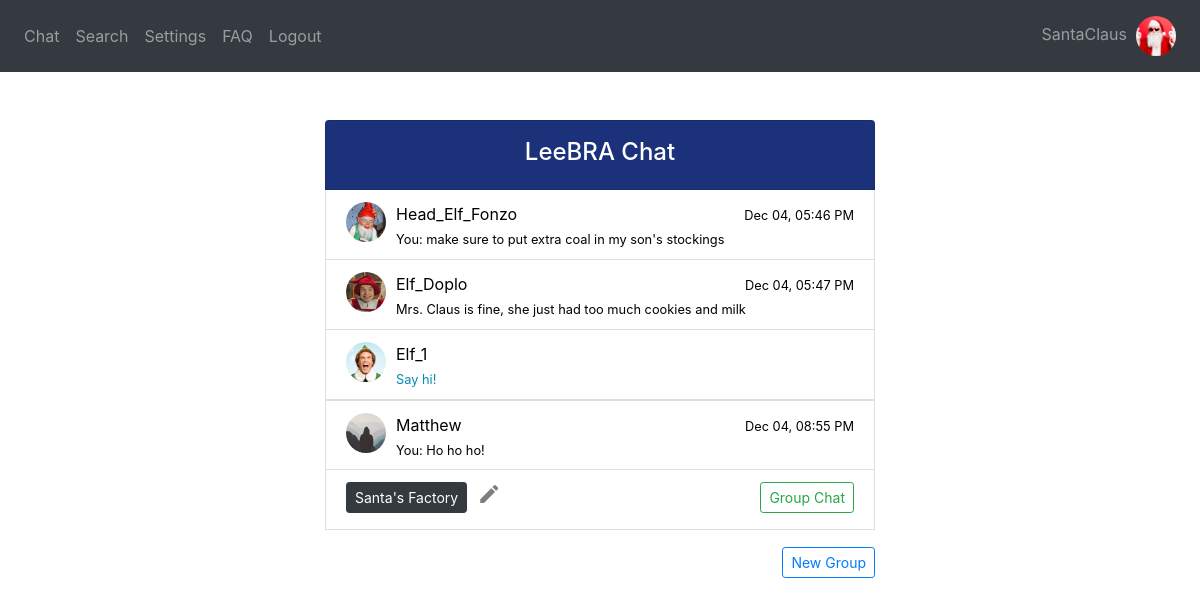
Screenshot of / (signed in) with the database file from the repository.
### website/models.py (models this page shows)
class User(db.Model, UserMixin):
    username = db.Column(db.String(150), unique=True)
    password = db.Column(db.String(150))
    answer = db.Column(db.String(150)) # security word
    question = db.Column(db.String(150)) # security question
    text_color = db.Column(db.String(20), default='Black') # message text color
    text_size = db.Column(db.String(20), default='Medium') # message text size
    background = db.Column(db.String(20), default='White') # background color
    status = db.Column(db.String(150))
    messages = db.relationship('Message')
    friends_list = db.relationship('Friend')
    block_list = db.relationship('Block')
    request_list = db.relationship('Request')
    id = db.Column(db.Integer, primary_key=True)
    groups = db.relationship('Group', secondary=user_groups, backref=db.backref('members', lazy='dynamic'))
    image_file = db.Column(db.String(20), nullable=False, default='default.jpg')

class Friend(db.Model):
    id = db.Column(db.Integer, primary_key=True)
    user_id = db.Column(db.Integer, db.ForeignKey('user.id')) #one-to-many relationship
    friend_id = db.Column(db.Integer)
    friend_name = db.Column(db.String(10000))

class Message(db.Model):
    id = db.Column(db.Integer, primary_key=True)
    data = db.Column(db.String(10000))
    date = db.Column(db.DateTime(timezone=True), default=func.now(tz=pytz.timezone('US/Eastern')))
    user_id = db.Column(db.Integer, db.ForeignKey('user.id')) #one-to-many relationship
    recipient_id = db.Column(db.Integer)
    group_id = db.Column(db.Integer)

class Group(db.Model):
    group_id = db.Column(db.Integer, primary_key=True)
    group_name = db.Column(db.String(20))

### website/views.py (the view, shortened to what this page needs)
@views.route('/', methods = ['GET', 'POST'])
@login_required
def chat():
    recipient = None
    return render_template("chat_menu.html", User = User, user = current_user, username = current_user.username,
        Message = Message, recipient = recipient, desc = desc, redirect = redirect, and_ = and_, or_ = or_, datetime = datetime)

### website/__init__.py (called while the page is built)
def create_app():
    app = Flask(__name__)
    app.config['SECRET_KEY'] = 'wadkjwlajda'
    app.config['SQLALCHEMY_DATABASE_URI'] = f'sqlite:///{DB_NAME}'
    db.init_app(app)
    from .views import views
    from .auth import auth
    from .group_views import group_views
    app.register_blueprint(views, url_prefix='/')
    app.register_blueprint(auth, url_prefix='/')
    app.register_blueprint(group_views, url_prefix='/')
    from .models import User, Message
    create_database(app)
    login_manager = LoginManager()
    login_manager.login_view = 'auth.login'
    login_manager.init_app(app)
    @login_manager.user_loader
    def load_user(id):
        return User.query.get(int(id))
    return app

### website/templates/chat_menu.html (shortened to what this page needs)
{% extends "base.html" %} {% block title %}Chat{% endblock %} {% block content
    %}
<br />
<div style =   "position: fixed;
                right: 0;
                left: 0;
                margin-right: auto;
                margin-left: auto;
                min-height: 10em;
                max-width: 550px;">
    <li style="height: 70px; background-color:rgb(27, 49, 121)" class="list-group-item"><h4 style="color:white; padding-top:5px" align="center">LeeBRA Chat</h4></li>
    {% if user.friends_list %}
        {% for friend in user.friends_list %}
            <li style="height: 70px" class="list-group-item">
                    <div style="float: left; width: 40px">
                        {% set friend_data = User.query.filter(User.id == friend.friend_id).first_or_404() %}
                    <a href="/profile/{{friend_data.username}}">
                        <img id='cornerpic' style="width:40px" class="rounded-circle account-img" src="{{ url_for('static', filename='profile_pics/' + friend_data.image_file) }}"></a>
                    </div>
                    <a style="float:top; padding-bottom: 10px; color: black" class="nav-item" href="/chat/{{friend_data.username}}"><div>
                    <div style="float:left; padding-left: 10px;">{{friend_data.username}}</div>
                    {% set most_recent = Message.query.order_by(desc(Message.id)).filter(or_(and_(Message.user_id == current_user.id, Message.recipient_id == friend.friend_id), and_(Message.recipient_id == current_user.id, Message.user_id == friend.friend_id))).first() %}
                    {% if most_recent %}
                    {% set time = datetime.timedelta(hours=5) %}
                    <div align="right">
                        {% if (most_recent.date - datetime.datetime.now()).days < 0 %}
                        <div style="float:right"><small>{{(most_recent.date - time).strftime('%b %d, %I:%M %p')}}</small></div>
                        {% elif (most_recent.date - datetime.datetime.now()).days == -1 %}
                            <div style="float:right"><small>{{(message.date - time).strftime('Yesterday, %I:%M %p')}}</small></div>
                        {% else %}
                            <div style="float:right"><small>{{(most_recent.date - time).strftime('%I:%M %p')}}</small></div>
                        {% endif %}
                    </div>
                    <div style="float:left; padding-left: 10px; width: 450px; overflow:hidden; white-space: nowrap; text-overflow: ellipsis;">
                        <small>
                        {% if most_recent.user_id == current_user.id %}
                            You: {{ Message.query.order_by(desc(Message.id)).filter(and_(Message.user_id == current_user.id, Message.recipient_id == friend.friend_id)).first().data }}
                        {% else %}
                            {{ Message.query.order_by(desc(Message.id)).filter(and_(Message.recipient_id == current_user.id, Message.user_id == friend.friend_id)).first().data }}
                        {% endif %}
                        </small>
                    </a></div>
                        <br/>
                    </div>
                    {% else %}
                    <div style="float:left; padding-left: 10px; width: 450px; overflow:hidden; white-space: nowrap; text-overflow: ellipsis;">
                        <small style="color: rgb(0, 140, 175)">Say hi!</small>
                    </div>
                    {% endif %}
            </li>
        {% endfor %}
    {% endif %}
    {% if user.groups %}
        {% for specific_group in user.groups %}
            <li style="height: 60px" class="list-group-item">
                <div style="float: left; padding-right: 10px"><a class="btn btn-dark btn-sm" id="chat" href="/group-chat/{{specific_group.group_id}}">{{specific_group.group_name}}</a></div>
                <div style="float: left"><a class="close" id="chat" href="/change-group-name/{{specific_group.group_id}}"><span aria-hidden="true"><i class="material-icons">mode_edit</i></span></a></div>
                <div align="right"><a class="btn btn-outline-success btn-sm" id="chat" href="/group-chat/{{specific_group.group_id}}">Group Chat</a></div>
            </li>
        {% endfor %}
    {% endif %}
    <div style="float: right; padding-top: 3%"><a class="btn btn-outline-primary btn-sm" id="create-group" href="/create-group">New Group</a></div>
{% endblock %}

### website/templates/base.html (shortened to what this page needs)
<!DOCTYPE html>
<html>
  <head>
    <link
      rel="stylesheet"
      href="https://stackpath.bootstrapcdn.com/bootstrap/4.4.1/css/bootstrap.min.css"
    />
    <link
      rel="stylesheet"
      href="https://stackpath.bootstrapcdn.com/font-awesome/4.7.0/css/font-awesome.min.css"
    />
  </head>
  <body>
    <nav class="navbar navbar-expand-lg navbar-dark bg-dark">
      <div class="collapse navbar-collapse" id="navbar">
        <div class="navbar-nav">
          {% if current_user.is_authenticated %}
            <a class="nav-item nav-link" id="chat" href="/">Chat</a>
            <a class="nav-item nav-link" id="search" href="/search">Search</a>
            <a class="nav-item nav-link" id="settings" href="/settings">Settings</a>
            <a class="nav-item nav-link" id="faq" href="/faq">FAQ</a>
            <a class="nav-item nav-link" id="logout" href="/logout">Logout</a>
          {% else %}
            <a class="nav-item nav-link" id="login" href="/login">Log In</a>
            <a class="nav-item nav-link" id="signUp" href="/sign-up">Sign Up</a>
            <a class="nav-item nav-link" id="faq" href="/faq">FAQ</a>
          {% endif %}
        </div>
      </div>
        <div class="navbar-nav">
          {% if current_user.is_authenticated %}
            <a class="nav-item nav-link" id="chat" href="/profile">{{current_user.username}}&nbsp;&nbsp;<img id="cornerpic" style="width: 40px;" class="rounded-circle account-img" src="{{ url_for('static', filename='profile_pics/' + current_user.image_file) }}"></a>
          {% endif %}
        </div>
    </nav>
    <br />
    <div class="container">{% block content %} {% endblock %}</div>
  </body>
</html>

### website/templates/base.html (style rules this page uses)
#cornerpic { object-fit: cover; width:40px; height:40px; }

### rows the page displays
User: username "SantaClaus", image_file (picture)
Friend: image_file (picture)
User: username "Head_Elf_Fonzo"
Message: date "Dec 04, 05:46 PM", query.order_by "make sure to put extra coal in my son's stockings"
Friend: image_file (picture)
User: username "Elf_Doplo"
Message: date "Dec 04, 05:47 PM", query.order_by "Mrs. Claus is fine, she just had too much cookies and milk"
Friend: image_file (picture), shows "Say hi!"
User: username "Elf_1"
Friend: image_file (placeholder picture)
User: username "Matthew"
Message: date "Dec 04, 08:55 PM", query.order_by "Ho ho ho!"
Group: group_name "Santa's Factory"
